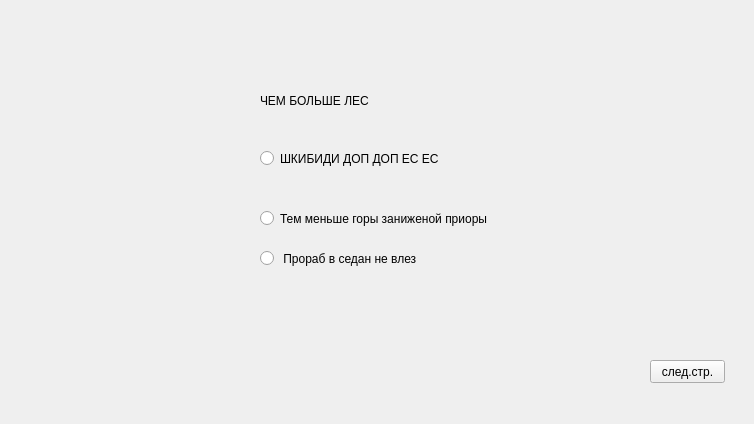
<?xml version="1.0" encoding="UTF-8"?>
<ui version="4.0">
 <class>Form</class>
 <widget class="QWidget" name="Form">
  <property name="geometry">
   <rect>
    <x>0</x>
    <y>0</y>
    <width>754</width>
    <height>424</height>
   </rect>
  </property>
  <property name="windowTitle">
   <string>Form</string>
  </property>
  <widget class="QStackedWidget" name="stackedWidget">
   <property name="geometry">
    <rect>
     <x>0</x>
     <y>20</y>
     <width>741</width>
     <height>391</height>
    </rect>
   </property>
   <property name="currentIndex">
    <number>6</number>
   </property>
   <widget class="QWidget" name="page">
    <widget class="QLabel" name="label">
     <property name="geometry">
      <rect>
       <x>316</x>
       <y>30</y>
       <width>111</width>
       <height>81</height>
      </rect>
     </property>
     <property name="styleSheet">
      <string notr="true">font: 75 36pt &quot;MS Shell Dlg 2&quot;;</string>
     </property>
     <property name="text">
      <string>ТЕСТ </string>
     </property>
    </widget>
    <widget class="QPushButton" name="pushButton">
     <property name="geometry">
      <rect>
       <x>280</x>
       <y>150</y>
       <width>201</width>
       <height>121</height>
      </rect>
     </property>
     <property name="styleSheet">
      <string notr="true">font: 36pt &quot;MS Shell Dlg 2&quot;;</string>
     </property>
     <property name="text">
      <string>НАЧАТЬ</string>
     </property>
    </widget>
   </widget>
   <widget class="QWidget" name="page_2">
    <widget class="QLabel" name="label_2">
     <property name="geometry">
      <rect>
       <x>280</x>
       <y>50</y>
       <width>211</width>
       <height>51</height>
      </rect>
     </property>
     <property name="styleSheet">
      <string notr="true">font: 12pt &quot;MS Shell Dlg 2&quot;;</string>
     </property>
     <property name="text">
      <string>НОВГОРОДОВ ПРОРАБ?</string>
     </property>
    </widget>
    <widget class="QRadioButton" name="radioButton">
     <property name="geometry">
      <rect>
       <x>280</x>
       <y>130</y>
       <width>82</width>
       <height>17</height>
      </rect>
     </property>
     <property name="text">
      <string>Нет</string>
     </property>
    </widget>
    <widget class="QRadioButton" name="radioButton_2">
     <property name="geometry">
      <rect>
       <x>280</x>
       <y>170</y>
       <width>82</width>
       <height>17</height>
      </rect>
     </property>
     <property name="text">
      <string>Да</string>
     </property>
    </widget>
    <widget class="QRadioButton" name="radioButton_3">
     <property name="geometry">
      <rect>
       <x>280</x>
       <y>210</y>
       <width>82</width>
       <height>17</height>
      </rect>
     </property>
     <property name="text">
      <string>Колыван</string>
     </property>
    </widget>
    <widget class="QPushButton" name="pushButton_2">
     <property name="geometry">
      <rect>
       <x>570</x>
       <y>340</y>
       <width>75</width>
       <height>23</height>
      </rect>
     </property>
     <property name="text">
      <string>след.стр.</string>
     </property>
    </widget>
   </widget>
   <widget class="QWidget" name="page_3">
    <widget class="QRadioButton" name="radioButton_4">
     <property name="geometry">
      <rect>
       <x>280</x>
       <y>150</y>
       <width>82</width>
       <height>17</height>
      </rect>
     </property>
     <property name="text">
      <string>маинкрафт</string>
     </property>
    </widget>
    <widget class="QLabel" name="label_3">
     <property name="geometry">
      <rect>
       <x>280</x>
       <y>60</y>
       <width>251</width>
       <height>31</height>
      </rect>
     </property>
     <property name="styleSheet">
      <string notr="true">font: 12pt &quot;MS Shell Dlg 2&quot;;</string>
     </property>
     <property name="text">
      <string>Танки или маинкрафт</string>
     </property>
    </widget>
    <widget class="QRadioButton" name="radioButton_5">
     <property name="geometry">
      <rect>
       <x>280</x>
       <y>190</y>
       <width>82</width>
       <height>17</height>
      </rect>
     </property>
     <property name="text">
      <string>танки</string>
     </property>
    </widget>
    <widget class="QRadioButton" name="radioButton_6">
     <property name="geometry">
      <rect>
       <x>280</x>
       <y>240</y>
       <width>82</width>
       <height>17</height>
      </rect>
     </property>
     <property name="text">
      <string>кс 2</string>
     </property>
    </widget>
    <widget class="QPushButton" name="pushButton_3">
     <property name="geometry">
      <rect>
       <x>650</x>
       <y>360</y>
       <width>75</width>
       <height>23</height>
      </rect>
     </property>
     <property name="text">
      <string>след.стр.</string>
     </property>
    </widget>
   </widget>
   <widget class="QWidget" name="page_4">
    <widget class="QLabel" name="label_4">
     <property name="geometry">
      <rect>
       <x>260</x>
       <y>60</y>
       <width>201</width>
       <height>31</height>
      </rect>
     </property>
     <property name="styleSheet">
      <string notr="true">font: 12pt &quot;MS Shell Dlg 2&quot;;</string>
     </property>
     <property name="text">
      <string>выбери верный ник</string>
     </property>
    </widget>
    <widget class="QRadioButton" name="radioButton_7">
     <property name="geometry">
      <rect>
       <x>260</x>
       <y>130</y>
       <width>101</width>
       <height>17</height>
      </rect>
     </property>
     <property name="text">
      <string>ObStulhaemBei</string>
     </property>
    </widget>
    <widget class="QRadioButton" name="radioButton_8">
     <property name="geometry">
      <rect>
       <x>260</x>
       <y>180</y>
       <width>111</width>
       <height>17</height>
      </rect>
     </property>
     <property name="text">
      <string>ObStulBuemBei</string>
     </property>
    </widget>
    <widget class="QRadioButton" name="radioButton_9">
     <property name="geometry">
      <rect>
       <x>260</x>
       <y>220</y>
       <width>121</width>
       <height>17</height>
      </rect>
     </property>
     <property name="text">
      <string>ObStulKebabomBei</string>
     </property>
    </widget>
    <widget class="QPushButton" name="pushButton_4">
     <property name="geometry">
      <rect>
       <x>650</x>
       <y>360</y>
       <width>75</width>
       <height>23</height>
      </rect>
     </property>
     <property name="text">
      <string>след.стр.</string>
     </property>
    </widget>
   </widget>
   <widget class="QWidget" name="page_5">
    <widget class="QLabel" name="label_5">
     <property name="geometry">
      <rect>
       <x>230</x>
       <y>70</y>
       <width>351</width>
       <height>51</height>
      </rect>
     </property>
     <property name="text">
      <string>0992090902948383939599839 - 9123741281212428417</string>
     </property>
    </widget>
    <widget class="QRadioButton" name="radioButton_10">
     <property name="geometry">
      <rect>
       <x>270</x>
       <y>150</y>
       <width>82</width>
       <height>17</height>
      </rect>
     </property>
     <property name="text">
      <string>1</string>
     </property>
    </widget>
    <widget class="QRadioButton" name="radioButton_11">
     <property name="geometry">
      <rect>
       <x>270</x>
       <y>180</y>
       <width>82</width>
       <height>17</height>
      </rect>
     </property>
     <property name="text">
      <string>Решай сам</string>
     </property>
    </widget>
    <widget class="QRadioButton" name="radioButton_12">
     <property name="geometry">
      <rect>
       <x>270</x>
       <y>210</y>
       <width>82</width>
       <height>17</height>
      </rect>
     </property>
     <property name="text">
      <string>Вобла</string>
     </property>
    </widget>
    <widget class="QPushButton" name="pushButton_5">
     <property name="geometry">
      <rect>
       <x>650</x>
       <y>350</y>
       <width>75</width>
       <height>23</height>
      </rect>
     </property>
     <property name="text">
      <string>след.стр.</string>
     </property>
    </widget>
   </widget>
   <widget class="QWidget" name="page_6">
    <widget class="QLabel" name="label_6">
     <property name="geometry">
      <rect>
       <x>230</x>
       <y>70</y>
       <width>301</width>
       <height>41</height>
      </rect>
     </property>
     <property name="text">
      <string>Ы ы Ы ы Ы ы Ы ы Ы ы Ы ы Ы ы Ы ы Ы ы Ы ы Ы ы Ы ы Ы ы Ы</string>
     </property>
    </widget>
    <widget class="QRadioButton" name="radioButton_13">
     <property name="geometry">
      <rect>
       <x>290</x>
       <y>150</y>
       <width>82</width>
       <height>17</height>
      </rect>
     </property>
     <property name="text">
      <string>сбор ы</string>
     </property>
    </widget>
    <widget class="QRadioButton" name="radioButton_14">
     <property name="geometry">
      <rect>
       <x>290</x>
       <y>200</y>
       <width>82</width>
       <height>17</height>
      </rect>
     </property>
     <property name="text">
      <string>Ы ы Ы ы Ы ы Ы</string>
     </property>
    </widget>
    <widget class="QRadioButton" name="radioButton_15">
     <property name="geometry">
      <rect>
       <x>290</x>
       <y>240</y>
       <width>82</width>
       <height>17</height>
      </rect>
     </property>
     <property name="text">
      <string>не ы </string>
     </property>
    </widget>
    <widget class="QPushButton" name="pushButton_6">
     <property name="geometry">
      <rect>
       <x>660</x>
       <y>360</y>
       <width>75</width>
       <height>23</height>
      </rect>
     </property>
     <property name="text">
      <string>след.стр.</string>
     </property>
    </widget>
   </widget>
   <widget class="QWidget" name="page_7">
    <widget class="QLabel" name="label_7">
     <property name="geometry">
      <rect>
       <x>260</x>
       <y>60</y>
       <width>281</width>
       <height>41</height>
      </rect>
     </property>
     <property name="styleSheet">
      <string notr="true">font: 16pt &quot;MS Shell Dlg 2&quot;;</string>
     </property>
     <property name="text">
      <string>ЧЕМ БОЛЬШЕ ЛЕС </string>
     </property>
    </widget>
    <widget class="QRadioButton" name="radioButton_16">
     <property name="geometry">
      <rect>
       <x>260</x>
       <y>130</y>
       <width>181</width>
       <height>17</height>
      </rect>
     </property>
     <property name="text">
      <string>ШКИБИДИ ДОП ДОП ЕС ЕС</string>
     </property>
    </widget>
    <widget class="QRadioButton" name="radioButton_17">
     <property name="geometry">
      <rect>
       <x>260</x>
       <y>190</y>
       <width>241</width>
       <height>17</height>
      </rect>
     </property>
     <property name="text">
      <string>Тем меньше горы заниженой приоры</string>
     </property>
    </widget>
    <widget class="QRadioButton" name="radioButton_18">
     <property name="geometry">
      <rect>
       <x>260</x>
       <y>230</y>
       <width>201</width>
       <height>17</height>
      </rect>
     </property>
     <property name="text">
      <string> Прораб в седан не влез</string>
     </property>
    </widget>
    <widget class="QPushButton" name="pushButton_8">
     <property name="geometry">
      <rect>
       <x>650</x>
       <y>340</y>
       <width>75</width>
       <height>23</height>
      </rect>
     </property>
     <property name="text">
      <string>след.стр.</string>
     </property>
    </widget>
   </widget>
   <widget class="QWidget" name="page_8">
    <widget class="QLabel" name="label_8">
     <property name="geometry">
      <rect>
       <x>180</x>
       <y>80</y>
       <width>71</width>
       <height>91</height>
      </rect>
     </property>
     <property name="styleSheet">
      <string notr="true">font: 75 12pt &quot;MS Shell Dlg 2&quot;;</string>
     </property>
     <property name="text">
      <string>БАЛЛЫ:</string>
     </property>
    </widget>
    <widget class="QLabel" name="label_9">
     <property name="geometry">
      <rect>
       <x>280</x>
       <y>100</y>
       <width>71</width>
       <height>61</height>
      </rect>
     </property>
     <property name="styleSheet">
      <string notr="true">font: 75 12pt &quot;MS Shell Dlg 2&quot;;</string>
     </property>
     <property name="text">
      <string/>
     </property>
    </widget>
    <widget class="QLabel" name="label_10">
     <property name="geometry">
      <rect>
       <x>180</x>
       <y>200</y>
       <width>81</width>
       <height>71</height>
      </rect>
     </property>
     <property name="styleSheet">
      <string notr="true">font: 75 12pt &quot;MS Shell Dlg 2&quot;;</string>
     </property>
     <property name="text">
      <string>ОЦЕНКА:</string>
     </property>
    </widget>
    <widget class="QLabel" name="label_11">
     <property name="geometry">
      <rect>
       <x>300</x>
       <y>202</y>
       <width>51</width>
       <height>61</height>
      </rect>
     </property>
     <property name="styleSheet">
      <string notr="true">font: 75 12pt &quot;MS Shell Dlg 2&quot;;</string>
     </property>
     <property name="text">
      <string/>
     </property>
    </widget>
    <widget class="QPushButton" name="pushButton_7">
     <property name="geometry">
      <rect>
       <x>480</x>
       <y>120</y>
       <width>221</width>
       <height>131</height>
      </rect>
     </property>
     <property name="styleSheet">
      <string notr="true">font: 75 26pt &quot;MS Shell Dlg 2&quot;;</string>
     </property>
     <property name="text">
      <string>ДОМ 2</string>
     </property>
    </widget>
   </widget>
  </widget>
 </widget>
 <resources/>
 <connections/>
</ui>
